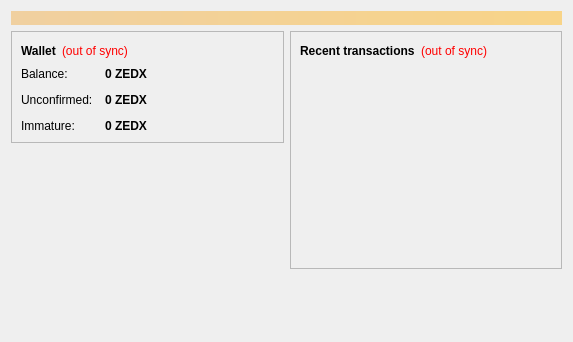
<?xml version="1.0" encoding="UTF-8"?>
<ui version="4.0">
 <class>OverviewPage</class>
 <widget class="QWidget" name="OverviewPage">
  <property name="geometry">
   <rect>
    <x>0</x>
    <y>0</y>
    <width>573</width>
    <height>342</height>
   </rect>
  </property>
  <property name="windowTitle">
   <string>Form</string>
  </property>
  <layout class="QVBoxLayout" name="topLayout">
   <item>
    <widget class="QLabel" name="labelAlerts">
     <property name="visible">
      <bool>false</bool>
     </property>
     <property name="styleSheet">
      <string notr="true">background-color: qlineargradient(x1: 0, y1: 0, x2: 1, y2: 0, stop:0 #F0D0A0, stop:1 #F8D488); color:#000000;</string>
     </property>
     <property name="wordWrap">
      <bool>true</bool>
     </property>
     <property name="margin">
      <number>3</number>
     </property>
    </widget>
   </item>
   <item>
    <layout class="QHBoxLayout" name="horizontalLayout" stretch="1,1">
     <item>
      <layout class="QVBoxLayout" name="verticalLayout_2">
       <item>
        <widget class="QFrame" name="frame">
         <property name="frameShape">
          <enum>QFrame::StyledPanel</enum>
         </property>
         <property name="frameShadow">
          <enum>QFrame::Raised</enum>
         </property>
         <layout class="QVBoxLayout" name="verticalLayout_4">
          <item>
           <layout class="QHBoxLayout" name="horizontalLayout_4">
            <item>
             <widget class="QLabel" name="label_5">
              <property name="font">
               <font>
                <weight>75</weight>
                <bold>true</bold>
               </font>
              </property>
              <property name="text">
               <string>Wallet</string>
              </property>
             </widget>
            </item>
            <item>
             <widget class="QLabel" name="labelWalletStatus">
              <property name="toolTip">
               <string>The displayed information may be out of date. Your wallet automatically synchronizes with the Zedexcoin network after a connection is established, but this process has not completed yet.</string>
              </property>
              <property name="styleSheet">
               <string notr="true">QLabel { color: red; }</string>
              </property>
              <property name="text">
               <string notr="true">(out of sync)</string>
              </property>
              <property name="alignment">
               <set>Qt::AlignLeading|Qt::AlignLeft|Qt::AlignVCenter</set>
              </property>
             </widget>
            </item>
            <item>
             <spacer name="horizontalSpacer_2">
              <property name="orientation">
               <enum>Qt::Horizontal</enum>
              </property>
              <property name="sizeHint" stdset="0">
               <size>
                <width>40</width>
                <height>20</height>
               </size>
              </property>
             </spacer>
            </item>
           </layout>
          </item>
          <item>
           <layout class="QFormLayout" name="formLayout_2">
            <property name="fieldGrowthPolicy">
             <enum>QFormLayout::AllNonFixedFieldsGrow</enum>
            </property>
            <property name="horizontalSpacing">
             <number>12</number>
            </property>
            <property name="verticalSpacing">
             <number>12</number>
            </property>
            <item row="0" column="0">
             <widget class="QLabel" name="label">
              <property name="text">
               <string>Balance:</string>
              </property>
             </widget>
            </item>
            <item row="0" column="1">
             <widget class="QLabel" name="labelBalance">
              <property name="font">
               <font>
                <weight>75</weight>
                <bold>true</bold>
               </font>
              </property>
              <property name="cursor">
               <cursorShape>IBeamCursor</cursorShape>
              </property>
              <property name="toolTip">
               <string>Your current balance</string>
              </property>
              <property name="text">
               <string notr="true">0 ZEDX</string>
              </property>
              <property name="textInteractionFlags">
               <set>Qt::LinksAccessibleByMouse|Qt::TextSelectableByKeyboard|Qt::TextSelectableByMouse</set>
              </property>
             </widget>
            </item>
            <item row="1" column="0">
             <widget class="QLabel" name="label_3">
              <property name="text">
               <string>Unconfirmed:</string>
              </property>
             </widget>
            </item>
            <item row="1" column="1">
             <widget class="QLabel" name="labelUnconfirmed">
              <property name="font">
               <font>
                <weight>75</weight>
                <bold>true</bold>
               </font>
              </property>
              <property name="cursor">
               <cursorShape>IBeamCursor</cursorShape>
              </property>
              <property name="toolTip">
               <string>Total of transactions that have yet to be confirmed, and do not yet count toward the current balance</string>
              </property>
              <property name="text">
               <string notr="true">0 ZEDX</string>
              </property>
              <property name="textInteractionFlags">
               <set>Qt::LinksAccessibleByMouse|Qt::TextSelectableByKeyboard|Qt::TextSelectableByMouse</set>
              </property>
             </widget>
            </item>
            <item row="2" column="0">
             <widget class="QLabel" name="labelImmatureText">
              <property name="text">
               <string>Immature:</string>
              </property>
             </widget>
            </item>
            <item row="2" column="1">
             <widget class="QLabel" name="labelImmature">
              <property name="font">
               <font>
                <weight>75</weight>
                <bold>true</bold>
               </font>
              </property>
              <property name="toolTip">
               <string>Mined balance that has not yet matured</string>
              </property>
              <property name="text">
               <string notr="true">0 ZEDX</string>
              </property>
              <property name="textInteractionFlags">
               <set>Qt::LinksAccessibleByMouse|Qt::TextSelectableByKeyboard|Qt::TextSelectableByMouse</set>
              </property>
             </widget>
            </item>
           </layout>
          </item>
         </layout>
        </widget>
       </item>
       <item>
        <spacer name="verticalSpacer">
         <property name="orientation">
          <enum>Qt::Vertical</enum>
         </property>
         <property name="sizeHint" stdset="0">
          <size>
           <width>20</width>
           <height>40</height>
          </size>
         </property>
        </spacer>
       </item>
      </layout>
     </item>
     <item>
      <layout class="QVBoxLayout" name="verticalLayout_3">
       <item>
        <widget class="QFrame" name="frame_2">
         <property name="frameShape">
          <enum>QFrame::StyledPanel</enum>
         </property>
         <property name="frameShadow">
          <enum>QFrame::Raised</enum>
         </property>
         <layout class="QVBoxLayout" name="verticalLayout">
          <item>
           <layout class="QHBoxLayout" name="horizontalLayout_2">
            <item>
             <widget class="QLabel" name="label_4">
              <property name="text">
               <string>&lt;b&gt;Recent transactions&lt;/b&gt;</string>
              </property>
             </widget>
            </item>
            <item>
             <widget class="QLabel" name="labelTransactionsStatus">
              <property name="toolTip">
               <string>The displayed information may be out of date. Your wallet automatically synchronizes with the Zedexcoin network after a connection is established, but this process has not completed yet.</string>
              </property>
              <property name="styleSheet">
               <string notr="true">QLabel { color: red; }</string>
              </property>
              <property name="text">
               <string notr="true">(out of sync)</string>
              </property>
              <property name="alignment">
               <set>Qt::AlignRight|Qt::AlignTrailing|Qt::AlignVCenter</set>
              </property>
             </widget>
            </item>
            <item>
             <spacer name="horizontalSpacer">
              <property name="orientation">
               <enum>Qt::Horizontal</enum>
              </property>
              <property name="sizeHint" stdset="0">
               <size>
                <width>40</width>
                <height>20</height>
               </size>
              </property>
             </spacer>
            </item>
           </layout>
          </item>
          <item>
           <widget class="QListView" name="listTransactions">
            <property name="styleSheet">
             <string notr="true">QListView { background: transparent; }</string>
            </property>
            <property name="frameShape">
             <enum>QFrame::NoFrame</enum>
            </property>
            <property name="verticalScrollBarPolicy">
             <enum>Qt::ScrollBarAlwaysOff</enum>
            </property>
            <property name="horizontalScrollBarPolicy">
             <enum>Qt::ScrollBarAlwaysOff</enum>
            </property>
            <property name="selectionMode">
             <enum>QAbstractItemView::NoSelection</enum>
            </property>
           </widget>
          </item>
         </layout>
        </widget>
       </item>
       <item>
        <spacer name="verticalSpacer_2">
         <property name="orientation">
          <enum>Qt::Vertical</enum>
         </property>
         <property name="sizeHint" stdset="0">
          <size>
           <width>20</width>
           <height>40</height>
          </size>
         </property>
        </spacer>
       </item>
      </layout>
     </item>
    </layout>
   </item>
  </layout>
 </widget>
 <resources/>
 <connections/>
</ui>
